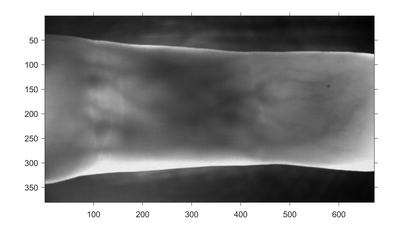
%> input picture own_functions/Skeletonizing_algorithms/original.png, 420 x 242 px, shrunk from 2140 x 1232 before the run
$ octave --eval "result = RLskeletonize(imread('original.png'));"   (GNU Octave 9; MATLAB toolbox functions it lacks are replaced by stand-ins)
%> lines starting %> are read from the running program, lines starting %| are printed output that depends on the picture; in (x1, y1, x2, y2) boxes, pixels count from 0 and x2, y2 are one past the last pixel; in counts of white or black regions, pixels touching at a corner belong together; the program's own positions count from 1
### own_functions/lee_region.m
function [region, edges] = lee_region(img, mask_h, mask_w)
% Localise the finger region

% Parameters:
%  img    - Input vascular image
%  mask_h - Height of the mask
%  mask_w - Width of the mask

% Returns:
%  region - Binary mask indicating the finger region
%  edges  - Matrix containing two rows, first row corresponds to the
%           y-positions of the upper finger edge and the second row
%           corresponds to the y-positions of the lower finger edge.

% Reference:
% Finger vein recognition using minutia-based alignment and local binary
%   pattern-based feature extraction
% E.C. Lee, H.C. Lee and K.R. Park
% International Journal of Imaging Systems and Technology
%   Volume 19, Issue 3, September 2009, Pages 175-178
% doi: 10.1002/ima.20193

% Author:  Bram Ton <b.t.ton@alumnus.utwente.nl>
% Date:    20th March 2012
% License: Simplified BSD License

[img_h, img_w] = size(img);

% Determine lower half starting point
if mod(img_h,2) == 0
    half_img_h = img_h/2 + 1;
else
    half_img_h = ceil(img_h/2);
end

% Construct mask for filtering
mask = zeros(mask_h,mask_w);
mask(1:mask_h/2,:) = -1;
mask(mask_h/2 + 1:end,:) = 1;

% Filter image using mask
img_filt = imfilter(img, mask,'replicate');
%figure; imshow(img_filt)

% Upper part of filtred image
img_filt_up = img_filt(1:floor(img_h/2),:);
[~, y_up] = max(img_filt_up);

% Lower part of filtred image
img_filt_lo = img_filt(half_img_h:end,:);
[~,y_lo] = min(img_filt_lo);

% Fill region between upper and lower edges
region = zeros(size(img));
for i=1:img_w
    region(y_up(i):y_lo(i)+size(img_filt_lo,1), i) = 1;
end
region = imbinarize(region, 0);
% Save y-position of finger edges
edges = zeros(2,img_w);
edges(1,:) = y_up;
edges(2,:) = round(y_lo + size(img_filt_lo,1));

### own_functions/repeated_line.m
function veins = repeated_line(img, fvr, iterations, r, W)
% Repeated line tracking

% Parameters:
%  img        - Input vascular image
%  fvr        - Binary image of the finger region
%  iterations - Maximum number of iterations
%  r - Distance between tracking point and cross section of the profile
%  W - Width of profile

% Returns:
%  veins - Vein image

% Reference:
% Feature extraction of finger vein patterns based on repeated line
%    tracking and its application to personal identification
% N. Miura, A. Nagasaka, and T. Miyatake
% Machine Vision and Applications, Volume 15, Number 4 (2004), pp. 194--203
% doi: 10.1007/s00138-004-0149-2

% Author:  Bram Ton <b.t.ton@alumnus.utwente.nl>
% Date:    20th December 2011
% License: Simplified BSD License

p_lr = 0.9;  % Probability of goin left or right
p_ud = 0.25; % Probability of going up or down
% writerObj = VideoWriter('peaks.avi');
% open(writerObj);
Tr = zeros(size(img));     % Locus space
bla = [-1,-1; -1,0; -1,1; 0,-1; 0,0; 0,1; 1,-1; 1,0; 1,1];

% Check if W is even
if (mod(W,2) == 0)
    disp('Error: W must be odd')
end
ro = round(r*sqrt(2)/2);   % r for oblique directions
hW = (W-1)/2;              % half width for horz. and vert. directions
hWo = round(hW*sqrt(2)/2); % half width for oblique directions

% Omit unreachable borders
fvr(1:r+hW,:) = 0;
fvr(end-(r+hW-1):end,:) = 0;
fvr(:,1:r+hW) = 0;
fvr(:,end-(r+hW-1):end) = 0;

%% Uniformly distributed starting points
indices = find(fvr > 0);
a = randperm(length(indices));
a = a(1:iterations); % Limit to number of iterations
[ys, xs] = ind2sub(size(img), indices(a));
%ys = [200;20];% LET OP
%xs=  [200;200];% LET OP

%% Iterate through all starting points
for it = 1:size(ys,1)
    xc = xs(it); % Current tracking point, x
    yc = ys(it); % Current tracking point, y

    % Determine the moving-direction attributes
    % Going left or right ?
    if rand() >= 0.5
        Dlr = -1;  % Going left
    else
        Dlr = 1; % Going right
    end

    % Going up or down ?
    if rand() >= 0.5
        Dud = -1;  % Going up
    else
        Dud = 1; % Going down
    end

    % Initialize locus-positition table Tc
    Tc = false(size(img));

    %Dlr = -1; Dud=-1;% LET OP
    Vl = 1;
    while Vl > 0;
        %% Determine the moving candidate point set Nc
        Nr = false(3);
        Rnd = rand();
        %Rnd = 0.8;% LET OP
        if Rnd < p_lr
            % Going left or right
            Nr(:,2+Dlr) = true;
        elseif (Rnd >= p_lr) && (Rnd < p_lr + p_ud)
            % Going up or down
            Nr(2+Dud,:) = true;
        else
            % Going any direction
            Nr = true(3);
            Nr(2,2) = false;
        end

        tmp = find( ~Tc(yc-1:yc+1,xc-1:xc+1) & Nr & fvr(yc-1:yc+1,xc-1:xc+1) );
        Nc =[xc + bla(tmp,1), yc + bla(tmp,2)];

        if size(Nc,1)==0
            Vl=-1;
            continue
        end

        %% Detect dark line direction near current tracking point
        Vdepths = zeros(size(Nc,1),1); % Valley depths
        for i = 1:size(Nc,1)
            % Horizontal or vertical
            if Nc(i,2) == yc
                % Horizontal plane
                yp = Nc(i,2);
                if Nc(i,1) > xc
                    % Right direction
                    xp = Nc(i,1) + r;
                else
                    % Left direction
                    xp = Nc(i,1) - r;
                end

                Vdepths(i) = img(yp + hW, xp) - ...
                    2*img(yp,xp) + ...
                    img(yp - hW, xp);
            elseif Nc(i,1) == xc
                % Vertical plane
                xp = Nc(i,1);
                if Nc(i,2) > yc
                    % Down direction
                    yp = Nc(i,2) + r;
                else
                    % Up direction
                    yp = Nc(i,2) - r;
                end

                Vdepths(i) = img(yp, xp + hW) - ...
                    2*img(yp,xp) + ...
                    img(yp, xp - hW);
            end

            % Oblique directions
            if ((Nc(i,1) > xc) && (Nc(i,2) < yc)) || ((Nc(i,1) < xc) && (Nc(i,2) > yc))
                % Diagonal, up /
                if Nc(i,1) > xc && Nc(i,2) < yc
                    % Top right
                    xp = Nc(i,1) + ro;
                    yp = Nc(i,2) - ro;
                else
                    % Bottom left
                    xp = Nc(i,1) - ro;
                    yp = Nc(i,2) + ro;
                end

                Vdepths(i) = img(yp - hWo, xp - hWo) - ...
                    2*img(yp,xp) + ...
                    img(yp + hWo, xp + hWo);
            else
                % Diagonal, down \
                if Nc(i,1) < xc && Nc(i,2) < yc
                    % Top left
                    xp = Nc(i,1) - ro;
                    yp = Nc(i,2) - ro;
                else
                    % Bottom right
                    xp = Nc(i,1) + ro;
                    yp = Nc(i,2) + ro;
                end

                Vdepths(i) = img(yp + hWo, xp - hWo) - ...
                    2*img(yp,xp) + ...
                    img(yp - hWo, xp + hWo);
            end
        end %  End search of candidates

        [~, index] = max(Vdepths); %  Determine best candidate

        % Register tracking information
        Tc(yc, xc) = true;

        % Increase value of tracking space
        Tr(yc, xc) = Tr(yc, xc) + 1;
        %writeVideo(writerObj,Tr);

        % Move tracking point
        xc = Nc(index, 1);
        yc = Nc(index, 2);
    end
end
veins = Tr;

### own_functions/repeatedLineTracking.m
function [img_rl_bin, branch_array_rl, img_rl_skeleton, img_rl_grayscale] = repeatedLineTracking(img_gauss, fvr)

    % repeated lines method
    %fvr = ones(size(im));
    veins = repeated_line(img_gauss, fvr, 3000, 1, 17);

    img_rl_grayscale = veins;

    % binarize the vein image
    md = median(veins(veins>0));
    v_repeated_line_bin = veins > md;

    % clean and fill (correct isolated black and white pixels)
    img_rl_clean = bwmorph(v_repeated_line_bin,'clean');
    img_rl_fill = bwmorph(img_rl_clean,'fill');

    % for export to database
    img_rl_bin = img_rl_fill;

    % skeletonize first time
    img_rl_skel = bwmorph(img_rl_fill,'skel',inf);

    % open filter image
    img_rl_open = bwareaopen(img_rl_skel, 10);

    % fill gaps smaller than 7 pixels
    img_filledgaps = filledgegaps(img_rl_open, 7);

    % remove dead ends shorter than 10 pixels
    skelD = removeDeadEnds(img_filledgaps, 10);

    % clean and fill (correct isolated black and white pixels)
    img_rl_clean = bwmorph(skelD,'clean');
    img_rl_result = bwmorph(img_rl_clean,'fill');

    % skeletonize again to optimize branchpoint detection
    img_rl_skeleton = bwmorph(img_rl_result,'skel',inf);

    % find branchpoints remaining and put in array
    bw1br = bwmorph(img_rl_skeleton, 'branchpoints');
    [i,j] = find(bw1br);
    branch_array_rl = [j,i];

end

### own_functions/Skeletonizing_algorithms/RLskeletonize.m
function [img_rl_bin, branch_array_rl, img_rl_skeleton, img_rl_grayscale] = RLskeletonize(img)

    img_enhanced_rl = img;

    % variables for Gaussian filter
    sigma = 4; L = 2*ceil(sigma*3)+1;
    h = fspecial('gaussian', L, sigma);
    img_gauss = imfilter(img, h, 'replicate', 'conv');

    mask_height = 4; mask_width = 20;
    [fvr, edges] = lee_region(img_gauss,mask_height,mask_width);

    [m,n] = size(img);

    for col = 1:size(edges,2)
        img_gauss(1:edges(1,col), col) = 0;
        img_gauss(edges(2,col):end, col) = 0;
    end

    [img_rl_bin, branch_array_rl, img_rl_skeleton, img_rl_grayscale] = repeatedLineTracking(img_gauss, fvr);

    for col = 1:size(edges,2)
        img_rl_bin(1:edges(1,col)+2, col) = 0;
        img_rl_bin(edges(2,col)-2:end, col) = 0;
    end

end
%> in RLskeletonize, img_enhanced_rl is the input picture: size 242x420x3 uint8; min 0, max 255, mean 153.5
%> in RLskeletonize, `img_gauss = imfilter(img, h, 'replicate', 'conv');`:
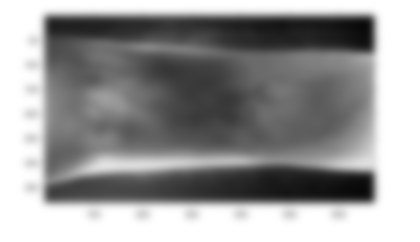
%> img_gauss: size 242x420x3 uint8; min 9, max 255, mean 153.5
%> in lee_region, `img_filt = imfilter(img, mask,'replicate');`:
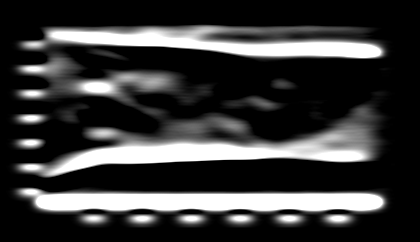
%> img_filt: size 242x420x3 uint8; min 0, max 255, mean 58.1
%> in lee_region, `img_filt_up = img_filt(1:floor(img_h/2),:);`:
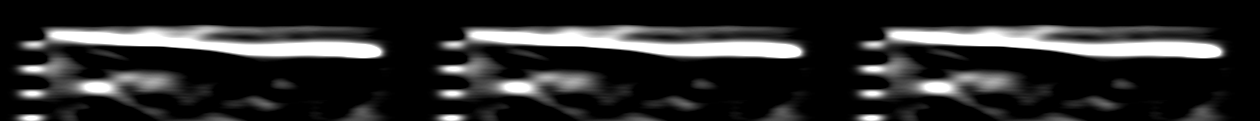
%> img_filt_up: size 121x1260 uint8; min 0, max 255, mean 42.3
%> in lee_region, `[~, y_up] = max(img_filt_up);`: y_up = 1260 values, max 119 at index 7, min 1 at index 1, mean 43.55
%> in lee_region, `img_filt_lo = img_filt(half_img_h:end,:);`:
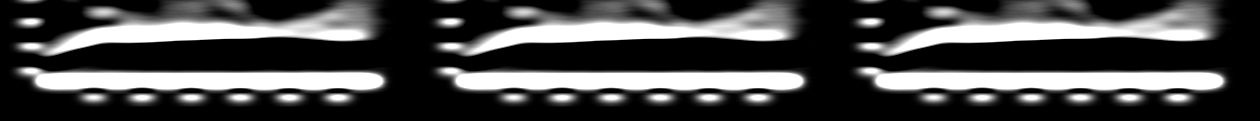
%> img_filt_lo: size 121x1260 uint8; min 0, max 255, mean 73.8
%> in lee_region, `[~,y_lo] = min(img_filt_lo);`: y_lo = 1260 values, max 44 at index 159, min 1 at index 1, mean 16.01
%> after the loop in lee_region, `for i=1:img_w`:
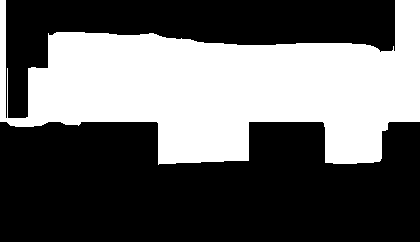
%> region: size 242x420x3 double; values 0 (black) and 1 (white), 39% white; 1 white region, box (x1, y1, x2, y2) and area: (0, 0, 420, 165) 39673
%> in RLskeletonize, `[fvr, edges] = lee_region(img_gauss,mask_height,mask_width);`: edges = 1260 columns, first 8: [1 1 1 1 1 1 119 69; 122 122 122 122 122 122 122 123]
%> after the loop in RLskeletonize, `for col = 1:size(edges,2)`:
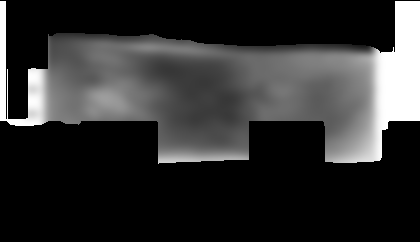
%> img_gauss: size 242x420x3 uint8; min 0, max 255, mean 48.9
%> in repeated_line, `fvr(:,end-(r+hW-1):end) = 0;`:
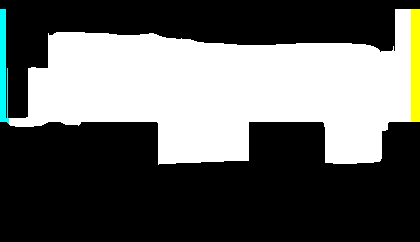
%> fvr: size 242x420x3 logical; mean R, G, B 0.38, 0.388, 0.378
%> in repeated_line, `indices = find(fvr > 0);`: indices = 116422 values from 2297 to 302622
%> in repeated_line, `a = a(1:iterations);`: a = 3000 values, max 116411 at index 1782, min 19 at index 760, mean 58341
%> in repeated_line, `[ys, xs] = ind2sub(size(img), indices(a));`: ys = 3000 values, max 164 at index 436, min 10 at index 725, mean 91.17; xs = 3000 values, max 1251 at index 216, min 12 at index 760, mean 647.3
%> (the run ends here)
